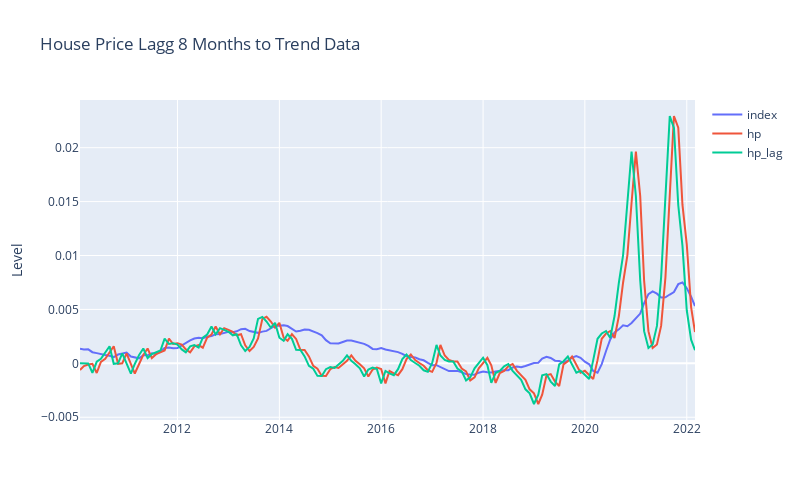

Notebook cell for this chart:
### Code cell
fig_2 = px.line(df_main_clean, color='variable',labels={"value": "Level","_index": "","variable": ""}, width=800, height=500,title="House Price Lagg 8 Months to Trend Data")
fig_2.show()

### Figure 1 — Plotly figure (JSON) as saved in the notebook; plotly's stock layout.template omitted (floating-point values rounded to 4 significant figures; data arrays with more than 128 entries replaced by an {"elided": "..."} marker saying what was removed)
{"data": [{"hovertemplate": "=%{x}<br>Level=%{y}<extra></extra>", "legendgroup": "index", "line": {"color": "#636efa", "dash": "solid"}, "marker": {"symbol": "circle"}, "mode": "lines", "name": "index", "orientation": "v", "showlegend": true, "type": "scatter", "x": {"elided": "146 str values"}, "xaxis": "x", "y": {"elided": "146 float values"}, "yaxis": "y"}, {"hovertemplate": "=%{x}<br>Level=%{y}<extra></extra>", "legendgroup": "hp", "line": {"color": "#EF553B", "dash": "solid"}, "marker": {"symbol": "circle"}, "mode": "lines", "name": "hp", "orientation": "v", "showlegend": true, "type": "scatter", "x": {"elided": "146 str values"}, "xaxis": "x", "y": {"elided": "146 float values"}, "yaxis": "y"}, {"hovertemplate": "=%{x}<br>Level=%{y}<extra></extra>", "legendgroup": "hp_lag", "line": {"color": "#00cc96", "dash": "solid"}, "marker": {"symbol": "circle"}, "mode": "lines", "name": "hp_lag", "orientation": "v", "showlegend": true, "type": "scatter", "x": {"elided": "146 str values"}, "xaxis": "x", "y": {"elided": "146 float values"}, "yaxis": "y"}], "layout": {"height": 500, "legend": {"title": {"text": ""}, "tracegroupgap": 0}, "title": {"text": "House Price Lagg 8 Months to Trend Data"}, "width": 800, "xaxis": {"anchor": "y", "domain": [0, 1], "title": {"text": ""}}, "yaxis": {"anchor": "x", "domain": [0, 1], "title": {"text": "Level"}}}}
